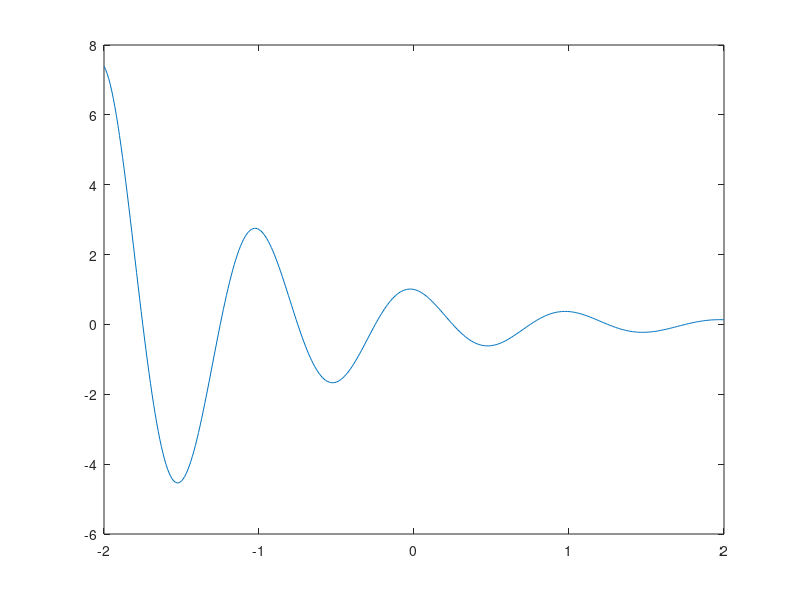

Write MATLAB code to recreate this figure.
%Plotting of the graphs figures 1.46 and 1.47 on page 127
f= @(t) exp(-t).*cos(2*pi*t);
t= (-2:2);
plot(t, f(t));

f2= @(t2) exp(-t2).*cos(2*pi*t2);
t2= (-2:0.01:2);
plot(t2, f2(t2));
